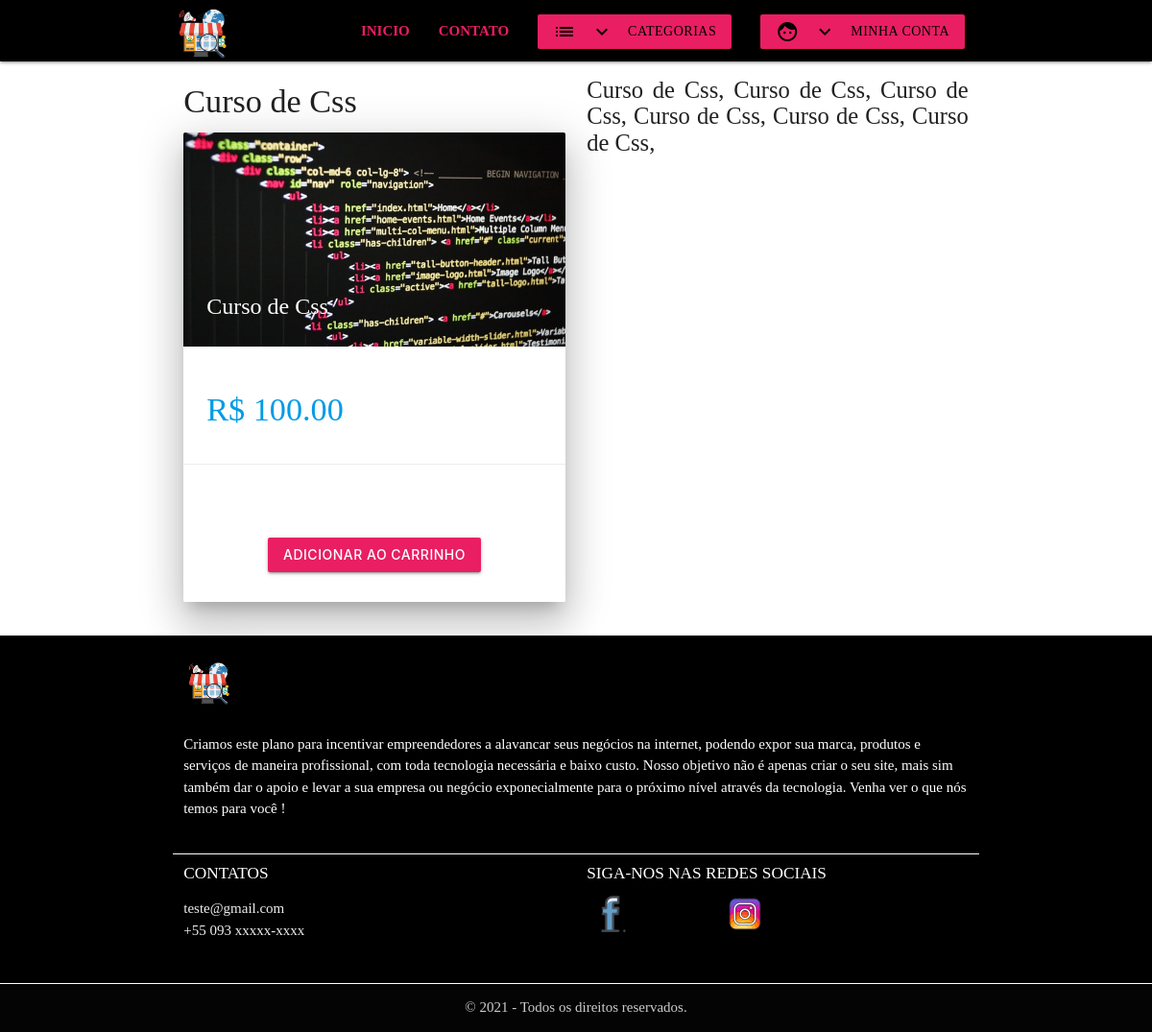
The page /produto/curso-de-css/ on the database its author committed.
### catalog/models.py (models this page shows, shortened)
class Produto(models.Model):
    nome = models.CharField('Nome', max_length=100)
    slug = models.SlugField('Identificador', max_length=100)
    categoria = models.ForeignKey('catalog.Categoria', verbose_name='Categoria', on_delete=models.PROTECT)
    descricao = models.TextField('Descrição', blank=True)
    preco = models.DecimalField('Preço', decimal_places=2, max_digits=8)# EX: 99999999, 99
    criado = models.DateTimeField('Criado em', auto_now_add=True)
    modificado = models.DateTimeField('Modificado em', auto_now=True)
    imagem = models.ImageField(upload_to='produtos/', blank=True, null=True)
    class Meta:
        verbose_name = 'Produtos'
        verbose_name_plural = 'Produtos'
        ordering = ['nome']

### catalog/views.py (the view)
# urls.py: path('produto/<str:slug>/', views.DetalheProduto.as_view(), name='detalhe-produto'),#apenas um produto
class DetalheProduto(generic.DeleteView):
    model = Produto
    template_name = 'catalog/produto.html'
    context_object_name = 'produto'

### catalog/context_processors.py (called while the page is built)
def categorias(request):
    return {
        'categorias': Categoria.objects.all()#retorna esse dicionario que será acessível com essa chave
    }

### catalog/templates/catalog/produto.html (shortened to what this page needs)
{% extends 'arquivos_html/base.html' %}
{% load static %}
{% block container %}
<div class="row">
    <div class="col s12 m6 l6">
        <h4>{{produto.nome}}</h4>
        <a href="#">
            <div class="card z-depth-5">
                <div class="card-image">
                    <img src="{% static 'img/produtos/html.jpg' %}">
                    <span class="card-title">{{ produto.nome }}</span>
                </div>
                <div class="card-content">
                    <h4>R$ {{ produto.preco }}</h4>
                </div>
                <div class="card-action center">
                    <ul>
                        <li><a href="{% url 'adicionar-item-carrinho' produto.slug %}"><button type="" class="btn pink"><strong>Adicionar ao Carrinho</strong></button></a></li>
                    </ul>
                </div>
            </div>
        </a>
    </div>
    <div class="col s12 m6 l6">
        <h5 style="text-align: justify;">{{produto.descricao}}</h5>
    </div>
</div>
{% endblock %}

### core_app/static/css/custom.css (style rules this page uses)
html { font-family: 'Times New Roman', Times, serif; }

### rows shown on the page
Produto: nome "Curso de Css", preco "100.00", descricao "Curso de Css, Curso de Css, Curso de Css, Curso de Css, Curso de Css, Curso de Css,"
